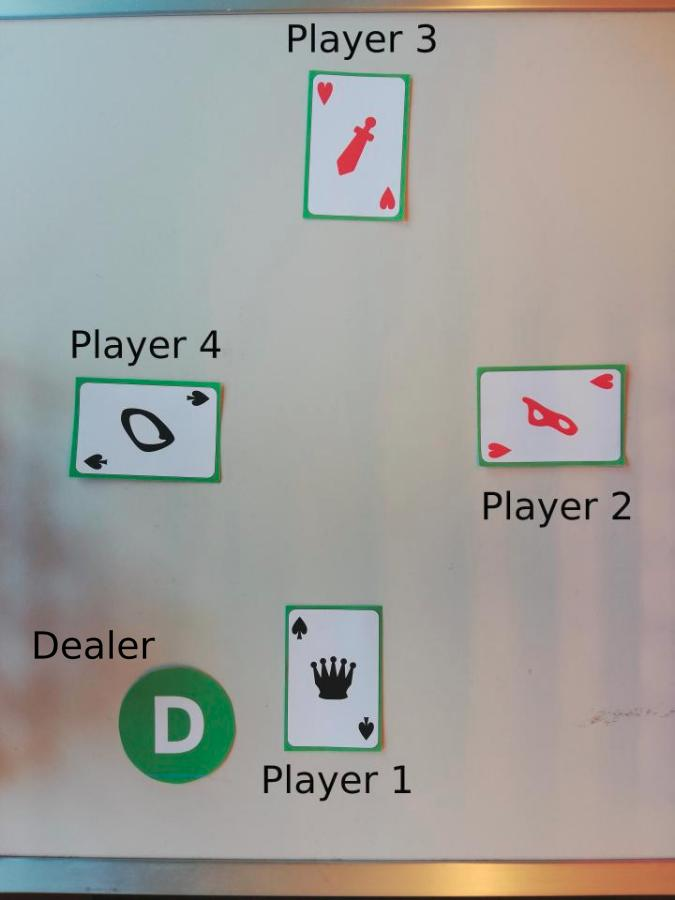
#> input picture media/example_round.jpg, 675 x 900 px
$ python -i functions.py   (imports and definitions only)
#> lines starting #> are read from the running program, lines starting #| are printed output that depends on the picture
"""
This module contains all the functions and classes used in the training
module and the NN module.
"""


from skimage import measure, morphology
import numpy as np
from numpy.random import default_rng
import matplotlib.pyplot as plt
import cv2
from scipy.stats import multivariate_normal


######################### FOR DATA AUGMENTATION ##############################

# [105 lines left out: functions expand_dataset, normal_pos_int, rotate, not called in this run]


################################## CLASSIFIERS ###############################


class HDClassifier():
    """
    Class used to represent a heart/diamonds classifier. The second Fourier
    descriptors are extracted from the training sets at initialization.

    Attributes
    ----------
    descriptors : list
        list containing two np arrays of size M: the second Fourier descriptors
        for the heart training set and the diamonds training set

    threshold : float
        the threshold used for classification. The default is 1000, which was
        chosen by inspecting the histogram of the training set

    Methods
    -------
    plot
    classifier
    update_thresh(new_thresh)

    """

    # [67 lines left out: functions __init__, plot, classifier, update_thresh, not called in this run]


class SCClassifier():
    """
    Class used to represent a spades/clubs classifier. The 7th and 8th Fourier
    descriptors are extracted from the training sets at initialization.

    Attributes
    ----------
    descriptors : list
        list containing two np arrays of size (M x 2): the 7th and 8th Fourier
        descriptors for the spades training set and the clubs training set
    w : numpy array of size 2

    x_0 : numpy array of size 2
        a point of the linear boundary between the two classes. Chosen
        by inspecting the graph (generated by the plot method)

    x_i : numpy array of size 2
        another point of the linear boundary between the two classes. Chosen
        by inspecting the graph (generated by the plot method). The information
        is redundant, but it's more practical

    Methods
    -------
    plot
    classifier

    """
    # [108 lines left out: functions __init__, plot, classifier, df_NN_prediction, not called in this run]


class SuitsClassifier():
    def __init__(self, modelNN):
        self.modelNN = modelNN

    # [44 lines left out: function classifier, not called in this run]


class DF_Classifier():

    # [111 lines left out: functions __init__, classifier, fourier_feature_extraction, param_estimate, not called in this run]


def contours_extraction(img):
    """
    Parameters
    ----------
    img : numpy array
        an array of N binary images, or one binary image

    Returns
    -------
    contours : list
        a list of N elements. Each element is a list containing the extracted
        countours (=arrays) for each image

    """

    contours = []

    if img.ndim == 2: # If there's actually only one image
        img = img[None,:,:]

    N = img.shape[0]
    for i in range(N):
        contours.append(measure.find_contours(img[i], 0))

    return contours


# [94 lines left out: functions contours_cleaning, contours2signals, dft_computation, not called in this run]


################### PREPROCESSING FOR MIST COMPATIBILITY #####################

def MNIST_compatible(img):
    """
    Transforms the segmented digits (and figures) into a MNIST compatible
    format, by mimicking the preprocessing that was used to assemble to MNIST
    dataset.

    Parameters
    ----------
    img : numpy array
        an array of N binary images, or one binary image

    Returns
    -------
    img28_28 : numpy array
        the array of the N images, transformed into MNIST format (float32 data
                                                                  type is used)

    """

    boxes = find_smallest_box(img)
    segmented = segment_digits(img, boxes)
    img20_20 = resize(segmented)
    img28_28 = centering(img20_20)

    return np.round(img28_28).astype('float32')


def find_smallest_box(img):
    """
    Finds the smallest rectangle in which the foreground of a binary image fits
    In this project, we use it to "crop" the digits

    Parameters
    ----------
    img : numpy array
        an array of N binary images, or one binary image

    Returns
    -------
    box : list
        Each of the N elements of the list is a numpy array of type int,
        representing the box computed for the corresponding image. The
        following format is used: [x_min, x_max, y_min, y_max]

    """

    box = []
    contours = contours_extraction(img)

    if img.ndim == 2: # If there's actually only one image
        img = img[None,:,:]

    for contour in contours:
        box_temp = np.array([500,0,500,0]) # 500 is the size of the images

        for c in contour: #c is a numpy array
            xy_max = c.max(axis = 0)
            xy_min = c.min(axis = 0)

            if xy_min[0] < box_temp[0]:
                box_temp[0] = xy_min[0]

            if xy_min[1] < box_temp[2]:
                box_temp[2] = xy_min[1]

            if xy_max[0] > box_temp[1]:
                box_temp[1] = xy_max[0]

            if xy_max[1] > box_temp[3]:
                box_temp[3] = xy_max[1]

        box.append(box_temp)

    return box


def segment_digits(imgs, boxes):
    """
    Segment images with the given boxes

    Parameters
    ----------
    imgs : numpy array
        an array of N binary images, or one binary image
    boxes : list
        the correspoing list of N boxes, as computed by find_smallest_box

    Returns
    -------
    segmented_digits : list
        a list of N binary images, segmented from imgs using boxes

    """
    if imgs.ndim == 2: # If there's actually only one image
        imgs = imgs[None,:,:]

    segmented_digits = []
    for img, box in zip(imgs, boxes):
        segmented_digits.append(img[box[0]:box[1], box[2]:box[3]])

    return segmented_digits


def resize(imgs, L=20):
    """
    We use this function to resize the segmented digits to 20x20 square images
    We want to keep the aspect ratio of the original digit

    Parameters
    ----------
    imgs : list
        a list of N binary images, each with variable size, corresponding to
        the segmented digits

    L : int, optional
        Size of the squared output image. It is assumed that L is smaller than
        the smaller size of any image in imgs. The default is 20

    Returns
    -------
    resized : numpy array
        an array of N images, of size LxL. The images are now grayscale,
        because of the interpolation

    """

    N = len(imgs)

    resized = np.zeros((N,L,L))

    for img, i in zip(imgs, range(N)):

        # Determine scaling factor
        f = L / max(img.shape)

        # Rescale while preserving aspect ratio
        img_scaled = cv2.resize(img.astype(float)*255, None, fx = f, fy = f,
                                interpolation = cv2.INTER_AREA)

        # Adapt to L x L format with zero padding
        h, w = img_scaled.shape
        x_0, y_0 = round((L-w)/2), round((L-h)/2)
        resized[i, y_0:y_0+h, x_0:x_0+w] = img_scaled

    return resized


def centering(imgs, L=28):
    """
    Center the images on new L x L images by placing the center of mass at the
    center of the L x L images

    Parameters
    ----------
    imgs : numpy array
        an array of N grayscale images, or one grayscale image, that have size
        l x l
    L : int, optional
        Size of the square output images. The default is 28, to mimick MNIST

    Returns
    -------
    imgs_L : numpy array
        an array of N grayscale images

    """


    if imgs.ndim == 2: # If there's actually only one image
        imgs = imgs[None,:,:]

    N = imgs.shape[0] # nb of images

    M = (L-1)/2 # center coordinate of the new image

    imgs_L = np.empty((N,L,L))

    for i in range(N):

        c_x, c_y = center_of_mass(imgs[i])
        T = np.array([[1, 0, M - c_x],[0, 1, M - c_y]]) # Displacement matrix
        imgs_L[i] = cv2.warpAffine(imgs[i], T, (L,L))

    return imgs_L


def center_of_mass(img):
    """
    Computes the center of mass of an image

    Parameters
    ----------
    img : numpy array
        a single grayscale image

    Returns
    -------
    center : tuple
        the center of mass, which is a 2D point. Integer coordinates would
        indicate that the center of mass is at the center of a pixel (hence
        it's that pixel). In other words, a coordinate x = 0 indicates the
        center (along the x axis) of pixel 0, while x = 0.5 indicates the
        midpoint between pixel zero and one

    """
    h, w = img.shape # height and width of the image


    x_id = np.broadcast_to(np.arange(w), (h,w))
    y_id = np.broadcast_to(np.arange(h).reshape(h,1), (h,w))

    center_x = np.average(x_id, weights=img)
    center_y = np.average(y_id, weights=img)

    return (center_x, center_y)

# [115 lines left out: functions gray_2_binary, closing, opening, erosion, dilation, not called in this run]

>>> import cv2
>>> picture = cv2.imread('media/example_round.jpg', cv2.IMREAD_GRAYSCALE)
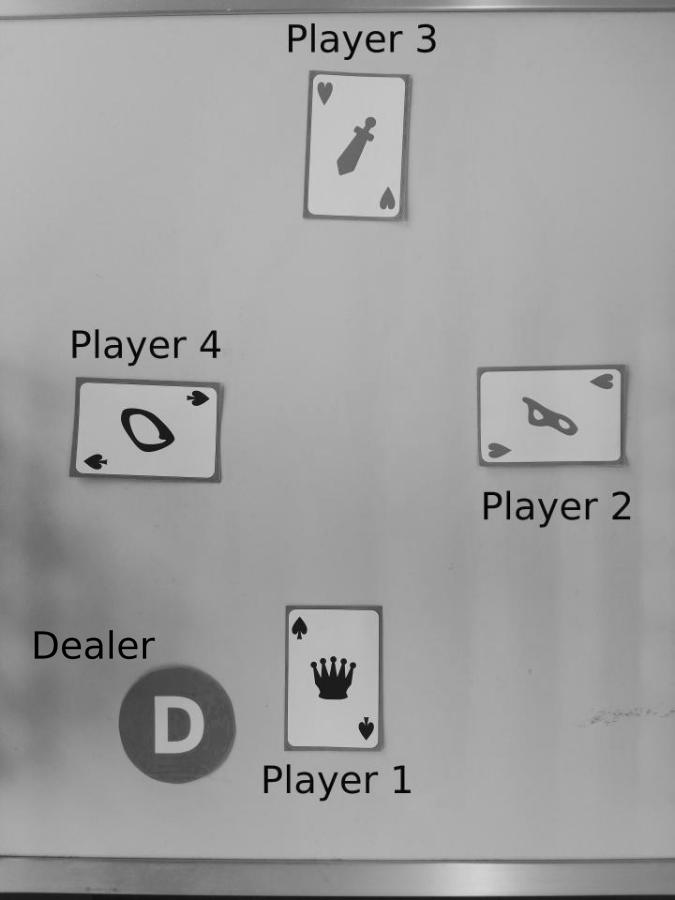
#> picture: shape (900, 675); min 0, max 220, mean 158.8
>>> result = MNIST_compatible(picture)
#> after the loop in contours_extraction, `for i in range(N):`: contours = 1 item
#> the loop in find_smallest_box, `for contour in contours:` made 1 pass
#> after the loop in find_smallest_box, `for contour in contours:`: box = [[25, 793, 35, 627]]
#> the loop in segment_digits, `for img, box in zip(imgs, boxes):` made 1 pass
#> after the loop in segment_digits, `for img, box in zip(imgs, boxes):`: segmented_digits = 1 item
#> in resize, `N = len(imgs)`: N = 1
#> the loop in resize, `for img, i in zip(imgs, range(N)):` made 1 pass
#> (i, f, h, w, x_0, y_0) on pass 1: (0, 0.026, 20, 15, 2, 0)
#> the loop in centering, `for i in range(N): ` made 1 pass
#> (center_x in center_of_mass, center_y in center_of_mass, c_x, c_y, T) on pass 1: (9.14, 9.11, 9.14, 9.11, [[1, 0, 4.36], [0, 1, 4.39]])
